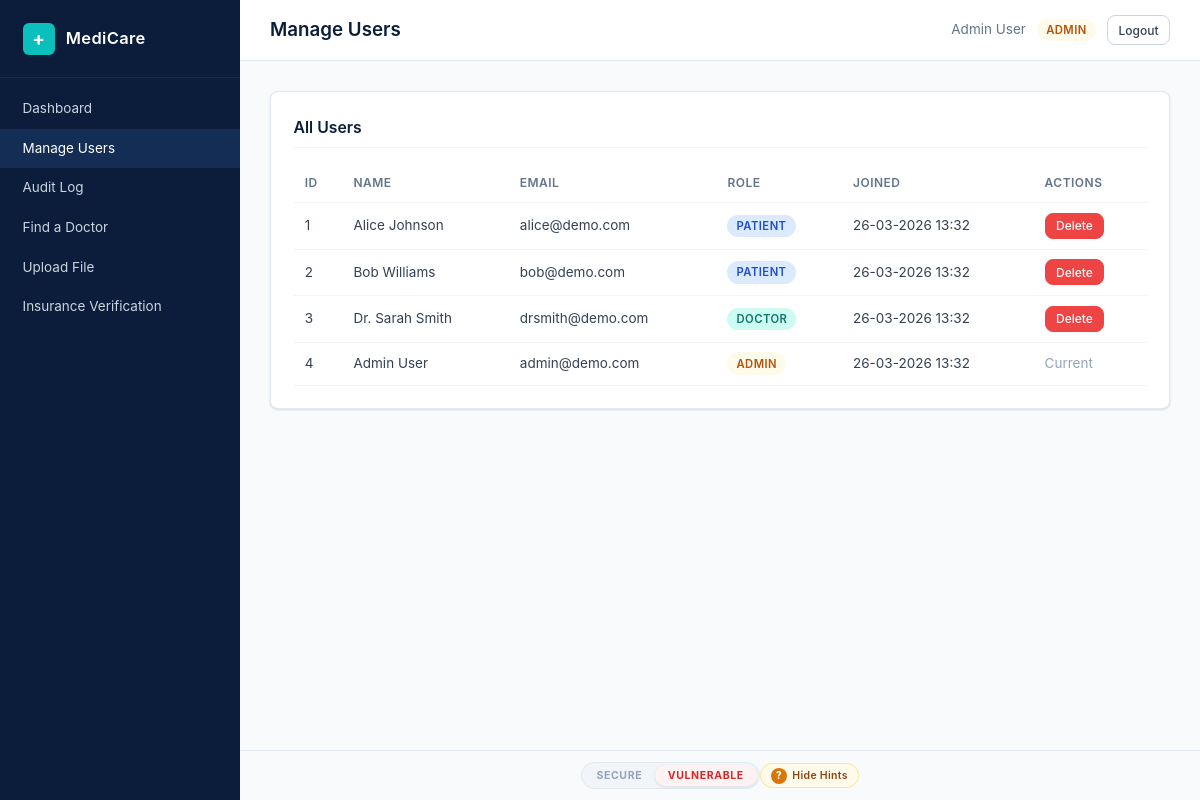
The app's page /admin/users.php (signed in), older data.
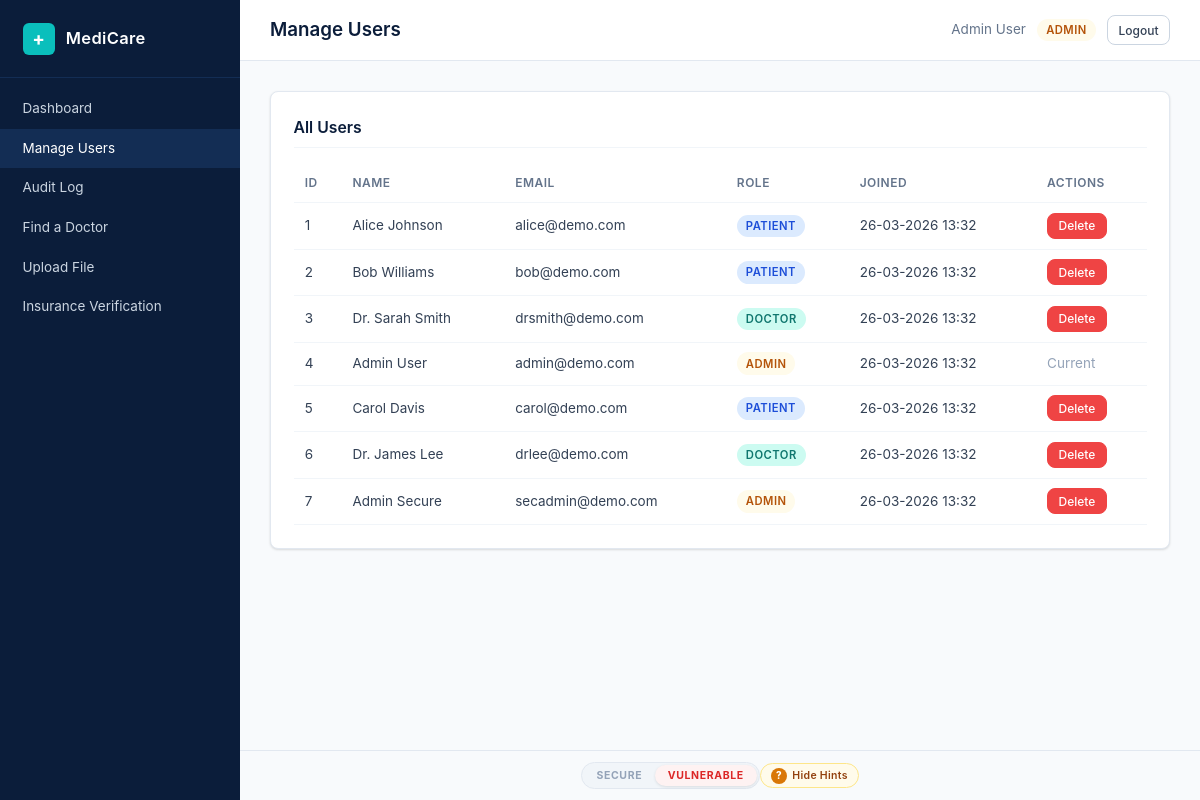
The same page, newer data.
### tables this page shows
CREATE TABLE users (
    id INT AUTO_INCREMENT PRIMARY KEY,
    name VARCHAR(100) NOT NULL,
    email VARCHAR(150) NOT NULL UNIQUE,
    password VARCHAR(255) NOT NULL,
    role ENUM('patient','doctor','admin') NOT NULL DEFAULT 'patient',
    created_at TIMESTAMP DEFAULT CURRENT_TIMESTAMP
);

### config.php (called while the page is built, shortened)
<?php
function currentUserId(): int {
    return (int) $_SESSION['user_id'];
}
function esc(string $value): string {
    return htmlspecialchars($value, ENT_QUOTES, 'UTF-8');
}
function fmtDate(string $datetime): string {
    return date('d-m-Y H:i', strtotime($datetime));
}

### admin/users.php (the view, shortened to what the changed rows need)
<?php
require_once __DIR__ . '/../config.php';
require_once __DIR__ . '/../helpers.php';
$conn = getDB();
$users = $conn->query("SELECT id, name, email, role, created_at FROM users ORDER BY id")->fetchAll();
renderHeader('Manage Users');
?>
<div class="card">
    <h2 class="card-title">All Users</h2>
    <table class="data-table">
        <thead>
            <tr>
                <th>ID</th>
                <th>Name</th>
                <th>Email</th>
                <th>Role</th>
                <th>Joined</th>
                <th>Actions</th>
            </tr>
        </thead>
        <tbody>
            <?php foreach ($users as $u): ?>
                <tr>
                    <td><?= $u['id'] ?></td>
                    <td><?= esc($u['name']) ?></td>
                    <td><?= esc($u['email']) ?></td>
                    <td><span class="role-badge role-<?= esc($u['role']) ?>"><?= esc(ucfirst($u['role'])) ?></span></td>
                    <td><?= fmtDate($u['created_at']) ?></td>
                    <td>
                        <?php if ((int)$u['id'] !== currentUserId()): ?>
                            <form method="POST" style="display:inline"
                                  onsubmit="return confirm('Delete this user?')">
                                <button type="submit" class="btn btn-sm btn-danger">Delete</button>
                            </form>
                        <?php else: ?>
                            <span class="text-muted">Current</span>
                        <?php endif; ?>
                    </td>
                </tr>
            <?php endforeach; ?>
        </tbody>
    </table>
</div>
<?php renderFooter(); ?>

### helpers.php (shortened to what the changed rows need)
<?php
require_once __DIR__ . '/config.php';
function renderHeader(string $title = 'MediCare Portal'): void {
    $role = currentRole();
    ?>
    <!DOCTYPE html>
    <html lang="en">
    <head>
        <link rel="stylesheet" href="/assets/style.css">
    </head>
    <body>
        <div class="layout">
            <?php renderSidebar($role); ?>
            <div class="main-area">
                <header class="top-bar">
                    <h1 class="page-title"><?= esc($title) ?></h1>
                </header>
                <main class="content">
    <?php
}
function renderFooter(): void {
    ?>
                </main>
            </div>
        </div>
    </body>
    </html>
    <?php
}
    ?>
    <?php
function renderSidebar(string $role): void {
    $navItems = getSidebarItems($role);
    ?>
    <nav class="sidebar">
        <ul class="nav-list">
            <?php foreach ($navItems as $item): ?>
                <li>
                    <a href="<?= esc($item['url']) ?>" class="nav-link"><?= esc($item['label']) ?></a>
                </li>
            <?php endforeach; ?>
        </ul>
    </nav>
    <?php
}
function getSidebarItems(string $role): array {
    $shared = [
        ['url' => '/shared/search.php', 'label' => 'Find a Doctor'],
        ['url' => '/shared/upload.php', 'label' => 'Upload File'],
        ['url' => '/shared/insurance_fetch.php', 'label' => 'Insurance Verification'],
    ];
    $roleMenus = [
        'patient' => [
            ['url' => '/patient/dashboard.php', 'label' => 'Dashboard'],
            ['url' => '/patient/records.php', 'label' => 'My Records'],
            ['url' => '/patient/appointments.php', 'label' => 'Appointments'],
            ['url' => '/patient/chat.php', 'label' => 'Messages'],
        ],
        'doctor' => [
            ['url' => '/doctor/dashboard.php', 'label' => 'Dashboard'],
            ['url' => '/doctor/patients.php', 'label' => 'My Patients'],
            ['url' => '/doctor/chat.php', 'label' => 'Messages'],
        ],
        'admin' => [
            ['url' => '/admin/dashboard.php', 'label' => 'Dashboard'],
            ['url' => '/admin/users.php', 'label' => 'Manage Users'],
            ['url' => '/admin/audit_log.php', 'label' => 'Audit Log'],
        ],
    ];
    return array_merge($roleMenus[$role] ?? [], $shared);
}
    ?>

Row changes from the older to the newer data that the page shows:
added users: id "5", name "Carol Davis", email "carol@demo.com", role "PATIENT", created_at "26-03-2026 13:32"
added users: id "6", name "Dr. James Lee", email "drlee@demo.com", role "DOCTOR", created_at "26-03-2026 13:32"
added users: id "7", name "Admin Secure", email "secadmin@demo.com", role "ADMIN", created_at "26-03-2026 13:32"
